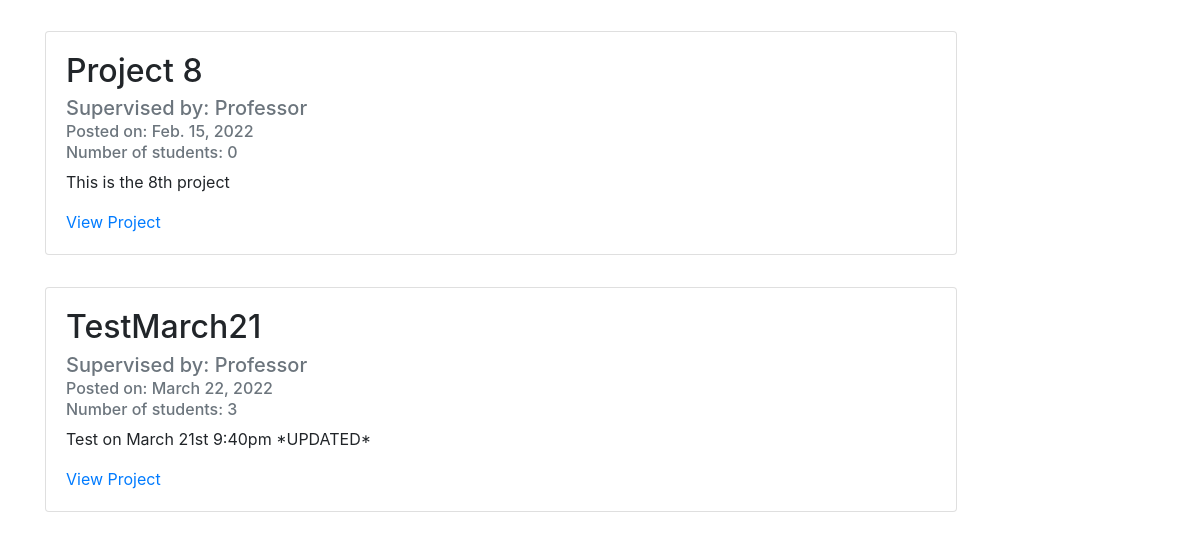
/approval/ (lower part), run on an earlier commit of the app's database.
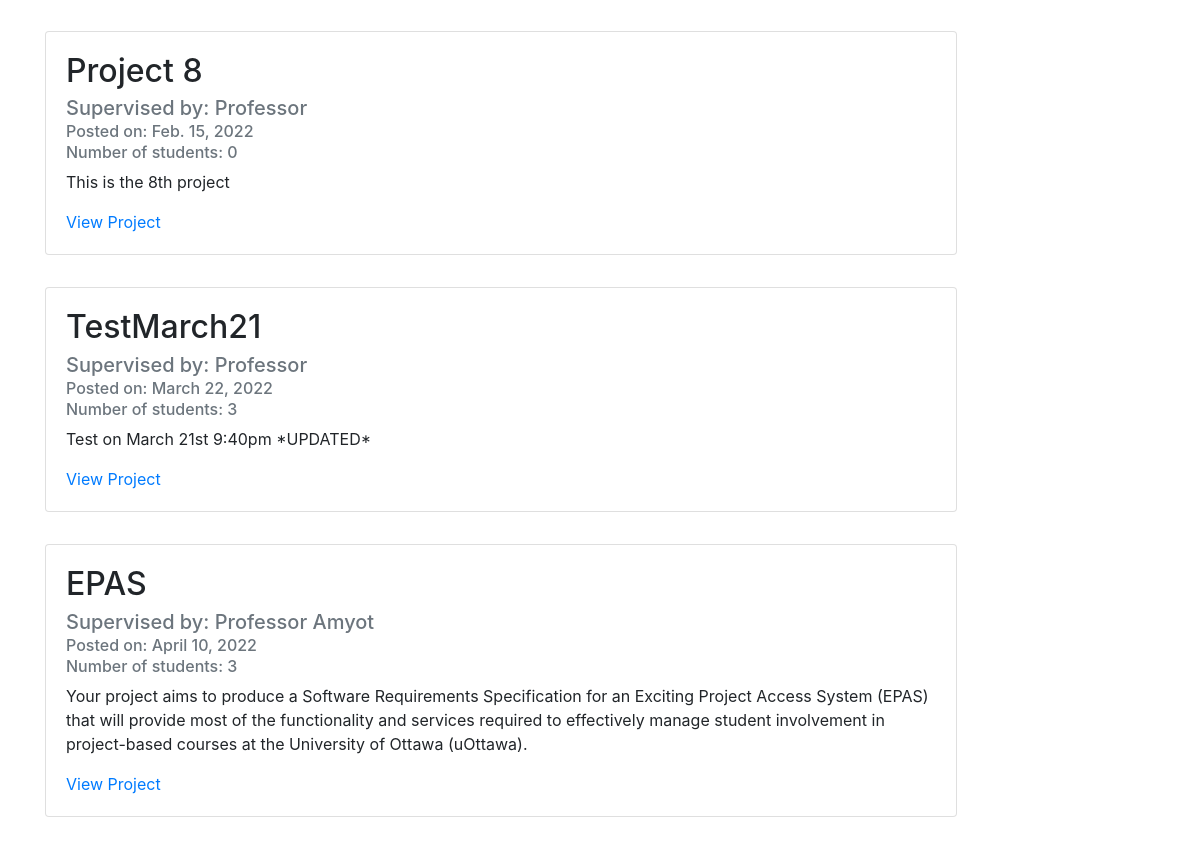
And on a later commit of the database.
### projectListing/models.py (models this page shows, shortened)
class Post(models.Model):
    title = models.CharField(max_length=100, verbose_name='Project name:')
    description = models.TextField(verbose_name='Project description:')
    date_posted = models.DateField(default=timezone.now)
    professor = models.ForeignKey(User, on_delete=models.CASCADE)
    desiredNumStudents = models.IntegerField(verbose_name='Ideal number of students')
    maxNumStudents = models.IntegerField(verbose_name='Max number of students:')
    minTermLength = models.IntegerField(verbose_name='Min number of months:')
    maxTermLength = models.IntegerField(verbose_name='Max number of months:')
    relatedProgram = models.CharField(max_length=100, verbose_name='Program:')
    course = models.CharField(max_length=100, default="null", verbose_name='Course:')
    active = models.BooleanField(default=False, verbose_name='Active')
    isApproved = models.BooleanField(default=False, verbose_name='Approve?')

class User(AbstractUser):
    class Types(models.TextChoices):
        STUDENT = 'STUDENT', 'Student'
        PROFESSOR = 'PROFESSOR', 'Professor'
        CORPORATE_SUPERVISOR = 'CORPORATE_SUPERVISOR', 'Corporate Supervisor'
        PROGRAM_DIRECTOR = 'PROGRAM_DIRECTOR', 'Program Director'
    type = models.CharField(max_length=50, choices=Types.choices, default=Types.STUDENT)

### projectListing/views.py (the view)
# urls.py: path('approval/', views.homeDirector, name='projectListing-homeDirector'),
def homeDirector(request):
    context = {
        'postedProject': Post.objects.all()
    }
    return render(request, 'projectListing/home_director.html', context)

### projectListing/templates/projectListing/home_director.html (shortened to what this page needs)
{% extends "projectListing/base.html" %}
{% block content %}
<br>
    <h1>List of Projects Waiting for Approval</h1>    <br>
    <div class="card-deck">
            {% for post in postedProject %}
                {% if post.isApproved is False %}
                <div class="card" style="min-width: 80%; max-width: 80%; margin-bottom: 2rem;">
                    <div class="card-body">
                        <h2 class="card-title">{{ post.title }}</h2>
                        <h5 class="card-subtitle mb-2 text-muted">Supervised by: Professor {{ post.professor.last_name }}</h3>
                        <h6 class="card-subtitle mb-2 text-muted">Posted on: {{ post.date_posted }}</h3>
                        <h6 class="card-subtitle mb-2 text-muted">Number of students: {{ post.desiredNumStudents}}</h3>
                        <p class="card-text">{{ post.description }}</p>
                        <a href="{% url 'post-detail' post.id %}" class="card-link">View Project</a>
                    </div>
                </div>
                {% endif %}
            {% endfor %}
{% endblock content %}

What changed in the data, as far as the page shows it:
added Post: title "EPAS", professor.last_name "Amyot", date_posted "April 10, 2022", desiredNumStudents "3", description "Your project aims to produce a Software Requirements Specification for an Exciting Project Access System (EPAS) that will provide most of the functionality and services required to effectively manage student involvement in project-based courses at the University of Ottawa (uOttawa)."
